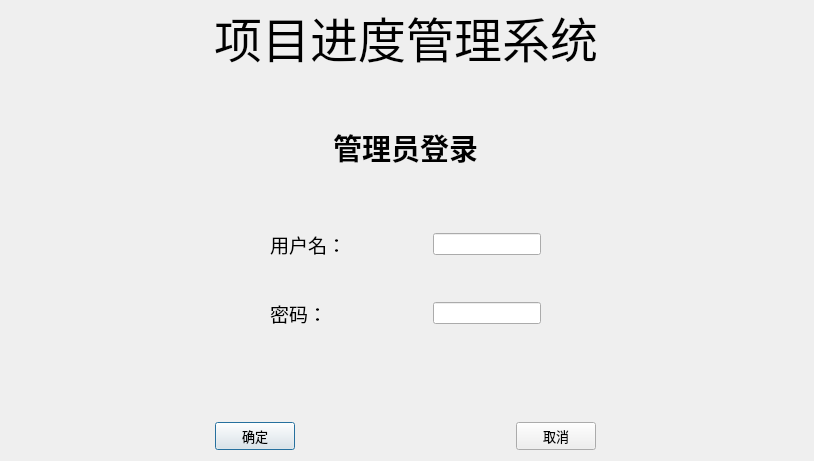
<?xml version="1.0" encoding="UTF-8"?>
<ui version="4.0">
 <class>Dialog</class>
 <widget class="QDialog" name="Dialog">
  <property name="geometry">
   <rect>
    <x>0</x>
    <y>0</y>
    <width>814</width>
    <height>461</height>
   </rect>
  </property>
  <property name="windowTitle">
   <string>管理员登录</string>
  </property>
  <widget class="QWidget" name="layoutWidget">
   <property name="geometry">
    <rect>
     <x>0</x>
     <y>120</y>
     <width>811</width>
     <height>54</height>
    </rect>
   </property>
   <layout class="QHBoxLayout" name="horizontalLayout_5">
    <item>
     <spacer name="horizontalSpacer_8">
      <property name="orientation">
       <enum>Qt::Horizontal</enum>
      </property>
      <property name="sizeHint" stdset="0">
       <size>
        <width>40</width>
        <height>20</height>
       </size>
      </property>
     </spacer>
    </item>
    <item>
     <widget class="QLabel" name="label_Login">
      <property name="font">
       <font>
        <family>Arial Black</family>
        <pointsize>22</pointsize>
        <weight>75</weight>
        <bold>true</bold>
       </font>
      </property>
      <property name="text">
       <string>管理员登录</string>
      </property>
     </widget>
    </item>
    <item>
     <spacer name="horizontalSpacer_9">
      <property name="orientation">
       <enum>Qt::Horizontal</enum>
      </property>
      <property name="sizeHint" stdset="0">
       <size>
        <width>40</width>
        <height>20</height>
       </size>
      </property>
     </spacer>
    </item>
   </layout>
  </widget>
  <widget class="QWidget" name="layoutWidget_2">
   <property name="geometry">
    <rect>
     <x>0</x>
     <y>420</y>
     <width>811</width>
     <height>33</height>
    </rect>
   </property>
   <layout class="QHBoxLayout" name="horizontalLayout">
    <item>
     <spacer name="horizontalSpacer">
      <property name="orientation">
       <enum>Qt::Horizontal</enum>
      </property>
      <property name="sizeHint" stdset="0">
       <size>
        <width>40</width>
        <height>20</height>
       </size>
      </property>
     </spacer>
    </item>
    <item>
     <widget class="QPushButton" name="pButtonOk">
      <property name="font">
       <font>
        <family>Agency FB</family>
        <pointsize>10</pointsize>
       </font>
      </property>
      <property name="text">
       <string>确定</string>
      </property>
     </widget>
    </item>
    <item>
     <spacer name="horizontalSpacer_2">
      <property name="orientation">
       <enum>Qt::Horizontal</enum>
      </property>
      <property name="sizeHint" stdset="0">
       <size>
        <width>40</width>
        <height>20</height>
       </size>
      </property>
     </spacer>
    </item>
    <item>
     <widget class="QPushButton" name="pButtonCancel">
      <property name="font">
       <font>
        <family>Agency FB</family>
        <pointsize>10</pointsize>
       </font>
      </property>
      <property name="text">
       <string>取消</string>
      </property>
     </widget>
    </item>
    <item>
     <spacer name="horizontalSpacer_3">
      <property name="orientation">
       <enum>Qt::Horizontal</enum>
      </property>
      <property name="sizeHint" stdset="0">
       <size>
        <width>40</width>
        <height>20</height>
       </size>
      </property>
     </spacer>
    </item>
   </layout>
  </widget>
  <widget class="QWidget" name="layoutWidget_3">
   <property name="geometry">
    <rect>
     <x>0</x>
     <y>0</y>
     <width>811</width>
     <height>75</height>
    </rect>
   </property>
   <layout class="QHBoxLayout" name="horizontalLayout_4">
    <item>
     <spacer name="horizontalSpacer_6">
      <property name="orientation">
       <enum>Qt::Horizontal</enum>
      </property>
      <property name="sizeHint" stdset="0">
       <size>
        <width>40</width>
        <height>20</height>
       </size>
      </property>
     </spacer>
    </item>
    <item>
     <widget class="QLabel" name="label">
      <property name="font">
       <font>
        <family>Agency FB</family>
        <pointsize>36</pointsize>
       </font>
      </property>
      <property name="text">
       <string>项目进度管理系统</string>
      </property>
     </widget>
    </item>
    <item>
     <spacer name="horizontalSpacer_7">
      <property name="orientation">
       <enum>Qt::Horizontal</enum>
      </property>
      <property name="sizeHint" stdset="0">
       <size>
        <width>40</width>
        <height>20</height>
       </size>
      </property>
     </spacer>
    </item>
   </layout>
  </widget>
  <widget class="QWidget" name="layoutWidget_4">
   <property name="geometry">
    <rect>
     <x>0</x>
     <y>230</y>
     <width>811</width>
     <height>98</height>
    </rect>
   </property>
   <layout class="QHBoxLayout" name="horizontalLayout_6">
    <item>
     <spacer name="horizontalSpacer_10">
      <property name="orientation">
       <enum>Qt::Horizontal</enum>
      </property>
      <property name="sizeHint" stdset="0">
       <size>
        <width>40</width>
        <height>20</height>
       </size>
      </property>
     </spacer>
    </item>
    <item>
     <layout class="QVBoxLayout" name="verticalLayout">
      <item>
       <layout class="QHBoxLayout" name="horizontalLayout_2">
        <item>
         <widget class="QLabel" name="label_3">
          <property name="font">
           <font>
            <family>Agency FB</family>
            <pointsize>14</pointsize>
           </font>
          </property>
          <property name="text">
           <string>用户名：</string>
          </property>
         </widget>
        </item>
        <item>
         <spacer name="horizontalSpacer_4">
          <property name="orientation">
           <enum>Qt::Horizontal</enum>
          </property>
          <property name="sizeHint" stdset="0">
           <size>
            <width>40</width>
            <height>20</height>
           </size>
          </property>
         </spacer>
        </item>
        <item>
         <widget class="QLineEdit" name="lineEdit_gly_User">
          <property name="text">
           <string/>
          </property>
         </widget>
        </item>
       </layout>
      </item>
      <item>
       <spacer name="verticalSpacer">
        <property name="orientation">
         <enum>Qt::Vertical</enum>
        </property>
        <property name="sizeHint" stdset="0">
         <size>
          <width>20</width>
          <height>20</height>
         </size>
        </property>
       </spacer>
      </item>
      <item>
       <layout class="QHBoxLayout" name="horizontalLayout_3">
        <item>
         <widget class="QLabel" name="label_4">
          <property name="font">
           <font>
            <family>Agency FB</family>
            <pointsize>14</pointsize>
           </font>
          </property>
          <property name="text">
           <string>密码：</string>
          </property>
         </widget>
        </item>
        <item>
         <spacer name="horizontalSpacer_5">
          <property name="orientation">
           <enum>Qt::Horizontal</enum>
          </property>
          <property name="sizeHint" stdset="0">
           <size>
            <width>40</width>
            <height>20</height>
           </size>
          </property>
         </spacer>
        </item>
        <item>
         <widget class="QLineEdit" name="lineEdit_gly_Password"/>
        </item>
       </layout>
      </item>
     </layout>
    </item>
    <item>
     <spacer name="horizontalSpacer_11">
      <property name="orientation">
       <enum>Qt::Horizontal</enum>
      </property>
      <property name="sizeHint" stdset="0">
       <size>
        <width>40</width>
        <height>20</height>
       </size>
      </property>
     </spacer>
    </item>
   </layout>
  </widget>
  <widget class="QLabel" name="label_5">
   <property name="geometry">
    <rect>
     <x>1</x>
     <y>4</y>
     <width>811</width>
     <height>461</height>
    </rect>
   </property>
   <property name="text">
    <string/>
   </property>
   <property name="pixmap">
    <pixmap resource="../picture.qrc">:/b2.png</pixmap>
   </property>
   <property name="scaledContents">
    <bool>true</bool>
   </property>
  </widget>
  <zorder>label_5</zorder>
  <zorder>layoutWidget</zorder>
  <zorder>layoutWidget_2</zorder>
  <zorder>layoutWidget_3</zorder>
  <zorder>layoutWidget_4</zorder>
 </widget>
 <resources>
  <include location="../picture.qrc"/>
 </resources>
 <connections/>
</ui>
